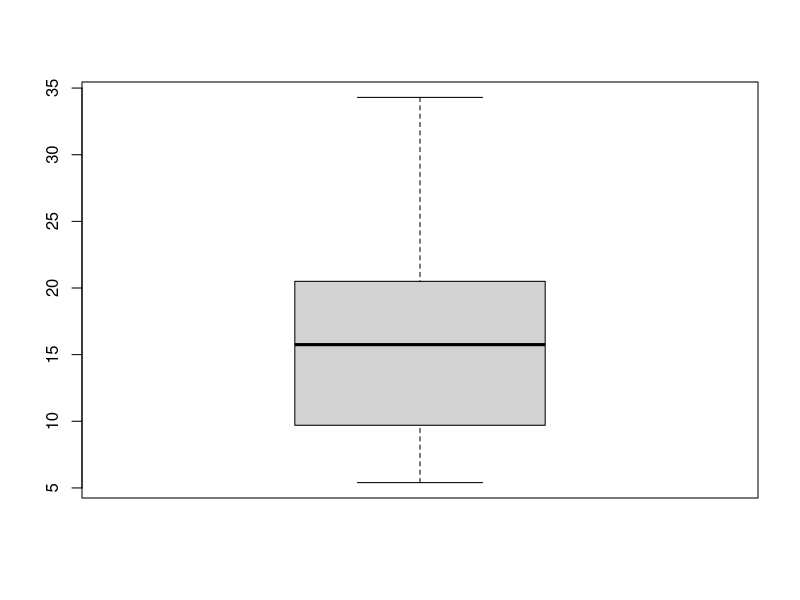
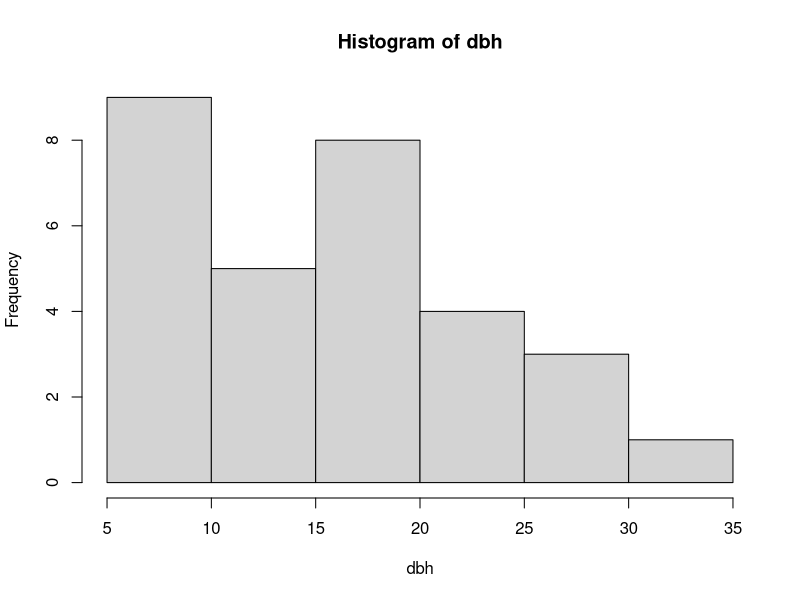
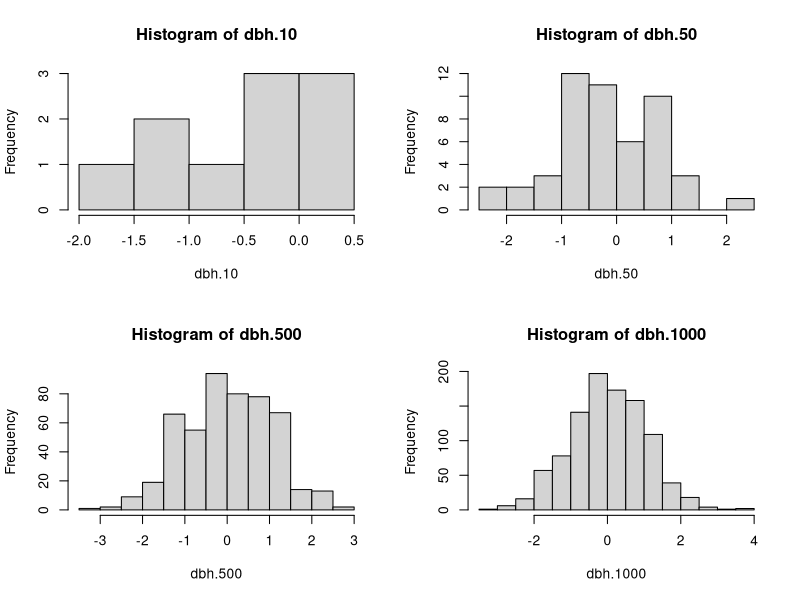

R code for these plots, in order:
# Erick Perez Silva
# 06/08/2019
# Clase 1


# Importar datos ----------------------------------------------------------

dbh <- c(16.5, 25.3, 22.1, 17.2, 16.1, 8.1, 34.3, 5.4, 5.7, 11.2, 24.1, 
         14.5, 7.7, 15.6, 15.9, 10, 17.5, 20.5, 7.8, 27.3, 9.7, 6.5, 
         23.4, 8.2, 28.5, 10.4, 11.5, 14.3, 17.2, 16.8)

dbh
length(dbh)

##media

sum(dbh)/length(dbh)

mean(dbh)
median(dbh)

fivenum(dbh)
boxplot(dbh)
range(dbh)

##Grafica 

stem(dbh)
hist(dbh)


moda=function(x)  
  

quantile (dbh, 0.25)
quantile(dbh, 0.5)      
quantile(dbh, 0.75 )

fivenum(dbh)

par(mfrow=c(2,2))
set.seed(10)
dbh.10 <- rnorm(10)
hist(dbh.10)
dbh.50 <- rnorm(50)
hist(dbh.50)
dbh.500 <- rnorm(500)
hist(dbh.500)
dbh.1000 <- rnorm(1000)
hist(dbh.1000)


#porbar normalidad de datos

shapiro.test(dbh)

 
